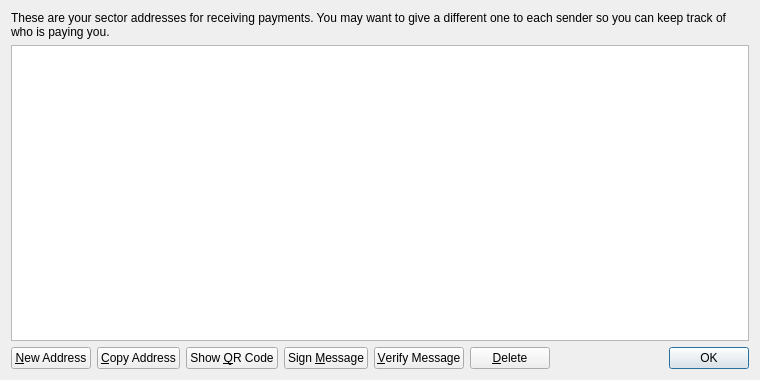
<?xml version="1.0" encoding="UTF-8"?>
<ui version="4.0">
 <class>AddressBookPage</class>
 <widget class="QWidget" name="AddressBookPage">
  <property name="geometry">
   <rect>
    <x>0</x>
    <y>0</y>
    <width>760</width>
    <height>380</height>
   </rect>
  </property>
  <property name="windowTitle">
   <string>Address Book</string>
  </property>
  <layout class="QVBoxLayout" name="verticalLayout">
   <item>
    <widget class="QLabel" name="labelExplanation">
     <property name="text">
      <string>These are your sector addresses for receiving payments. You may want to give a different one to each sender so you can keep track of who is paying you.</string>
     </property>
     <property name="textFormat">
      <enum>Qt::PlainText</enum>
     </property>
     <property name="wordWrap">
      <bool>true</bool>
     </property>
    </widget>
   </item>
   <item>
    <widget class="QTableView" name="tableView">
     <property name="contextMenuPolicy">
      <enum>Qt::CustomContextMenu</enum>
     </property>
     <property name="toolTip">
      <string>Double-click to edit address or label</string>
     </property>
     <property name="tabKeyNavigation">
      <bool>false</bool>
     </property>
     <property name="alternatingRowColors">
      <bool>true</bool>
     </property>
     <property name="selectionMode">
      <enum>QAbstractItemView::SingleSelection</enum>
     </property>
     <property name="selectionBehavior">
      <enum>QAbstractItemView::SelectRows</enum>
     </property>
     <property name="sortingEnabled">
      <bool>true</bool>
     </property>
     <attribute name="verticalHeaderVisible">
      <bool>false</bool>
     </attribute>
    </widget>
   </item>
   <item>
    <layout class="QHBoxLayout" name="horizontalLayout">
     <item>
      <widget class="QPushButton" name="newAddressButton">
       <property name="toolTip">
        <string>Create a new address</string>
       </property>
       <property name="text">
        <string>&amp;New Address</string>
       </property>
       <property name="icon">
        <iconset resource="../bitcoin.qrc">
         <normaloff>:/icons/add</normaloff>:/icons/add</iconset>
       </property>
      </widget>
     </item>
     <item>
      <widget class="QPushButton" name="copyToClipboard">
       <property name="toolTip">
        <string>Copy the currently selected address to the system clipboard</string>
       </property>
       <property name="text">
        <string>&amp;Copy Address</string>
       </property>
       <property name="icon">
        <iconset resource="../bitcoin.qrc">
         <normaloff>:/icons/editcopy</normaloff>:/icons/editcopy</iconset>
       </property>
      </widget>
     </item>
     <item>
      <widget class="QPushButton" name="showQRCode">
       <property name="text">
        <string>Show &amp;QR Code</string>
       </property>
       <property name="icon">
        <iconset resource="../bitcoin.qrc">
         <normaloff>:/icons/qrcode</normaloff>:/icons/qrcode</iconset>
       </property>
      </widget>
     </item>
     <item>
      <widget class="QPushButton" name="signMessage">
       <property name="toolTip">
        <string>Sign a message to prove you own a sector address</string>
       </property>
       <property name="text">
        <string>Sign &amp;Message</string>
       </property>
       <property name="icon">
        <iconset resource="../bitcoin.qrc">
         <normaloff>:/icons/edit</normaloff>:/icons/edit</iconset>
       </property>
      </widget>
     </item>
     <item>
      <widget class="QPushButton" name="verifyMessage">
       <property name="toolTip">
        <string>Verify a message to ensure it was signed with a specified sector address</string>
       </property>
       <property name="text">
        <string>&amp;Verify Message</string>
       </property>
       <property name="icon">
        <iconset resource="../bitcoin.qrc">
         <normaloff>:/icons/transaction_0</normaloff>:/icons/transaction_0</iconset>
       </property>
      </widget>
     </item>
     <item>
      <widget class="QPushButton" name="deleteButton">
       <property name="toolTip">
        <string>Delete the currently selected address from the list</string>
       </property>
       <property name="text">
        <string>&amp;Delete</string>
       </property>
       <property name="icon">
        <iconset resource="../bitcoin.qrc">
         <normaloff>:/icons/remove</normaloff>:/icons/remove</iconset>
       </property>
      </widget>
     </item>
     <item>
      <spacer name="horizontalSpacer">
       <property name="orientation">
        <enum>Qt::Horizontal</enum>
       </property>
       <property name="sizeHint" stdset="0">
        <size>
         <width>40</width>
         <height>20</height>
        </size>
       </property>
      </spacer>
     </item>
     <item>
      <widget class="QDialogButtonBox" name="buttonBox">
       <property name="sizePolicy">
        <sizepolicy hsizetype="Maximum" vsizetype="Fixed">
         <horstretch>0</horstretch>
         <verstretch>0</verstretch>
        </sizepolicy>
       </property>
       <property name="standardButtons">
        <set>QDialogButtonBox::Ok</set>
       </property>
      </widget>
     </item>
    </layout>
   </item>
  </layout>
 </widget>
 <resources>
  <include location="../bitcoin.qrc"/>
 </resources>
 <connections/>
</ui>
